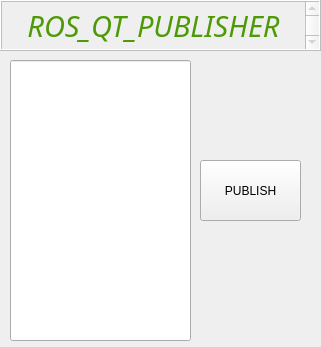
<?xml version="1.0" encoding="UTF-8"?>
<ui version="4.0">
 <class>MainWindowDesign</class>
 <widget class="QMainWindow" name="MainWindowDesign">
  <property name="geometry">
   <rect>
    <x>0</x>
    <y>0</y>
    <width>321</width>
    <height>347</height>
   </rect>
  </property>
  <property name="windowTitle">
   <string>Publisher</string>
  </property>
  <property name="windowIcon">
   <iconset resource="../resources/images.qrc">
    <normaloff>:/images/icon.png</normaloff>:/images/icon.png</iconset>
  </property>
  <property name="locale">
   <locale language="English" country="Australia"/>
  </property>
  <widget class="QWidget" name="centralwidget">
   <widget class="QTextEdit" name="Head">
    <property name="enabled">
     <bool>false</bool>
    </property>
    <property name="geometry">
     <rect>
      <x>0</x>
      <y>0</y>
      <width>321</width>
      <height>51</height>
     </rect>
    </property>
    <property name="font">
     <font>
      <family>Ubuntu Condensed</family>
      <italic>true</italic>
     </font>
    </property>
    <property name="acceptDrops">
     <bool>true</bool>
    </property>
    <property name="frameShape">
     <enum>QFrame::Box</enum>
    </property>
    <property name="frameShadow">
     <enum>QFrame::Raised</enum>
    </property>
    <property name="html">
     <string>&lt;!DOCTYPE HTML PUBLIC &quot;-//W3C//DTD HTML 4.0//EN&quot; &quot;http://www.w3.org/TR/REC-html40/strict.dtd&quot;&gt;
&lt;html&gt;&lt;head&gt;&lt;meta name=&quot;qrichtext&quot; content=&quot;1&quot; /&gt;&lt;style type=&quot;text/css&quot;&gt;
p, li { white-space: pre-wrap; }
&lt;/style&gt;&lt;/head&gt;&lt;body style=&quot; font-family:'Ubuntu Condensed'; font-size:11pt; font-weight:400; font-style:italic;&quot;&gt;
&lt;p align=&quot;center&quot; dir='rtl' style=&quot; margin-top:0px; margin-bottom:0px; margin-left:0px; margin-right:0px; -qt-block-indent:0; text-indent:0px;&quot;&gt;&lt;span style=&quot; font-family:'Ubuntu'; font-size:22pt; color:#4e9a06;&quot;&gt;ROS_QT_PUBLISHER&lt;/span&gt;&lt;/p&gt;&lt;/body&gt;&lt;/html&gt;</string>
    </property>
   </widget>
   <widget class="QPushButton" name="pubBtn">
    <property name="geometry">
     <rect>
      <x>200</x>
      <y>160</y>
      <width>101</width>
      <height>61</height>
     </rect>
    </property>
    <property name="text">
     <string>PUBLISH</string>
    </property>
   </widget>
   <widget class="QLineEdit" name="pubMsg">
    <property name="geometry">
     <rect>
      <x>10</x>
      <y>60</y>
      <width>181</width>
      <height>281</height>
     </rect>
    </property>
   </widget>
  </widget>
  <action name="action_Quit">
   <property name="text">
    <string>&amp;Quit</string>
   </property>
   <property name="shortcut">
    <string>Ctrl+Q</string>
   </property>
   <property name="shortcutContext">
    <enum>Qt::ApplicationShortcut</enum>
   </property>
  </action>
  <action name="action_Preferences">
   <property name="text">
    <string>&amp;Preferences</string>
   </property>
  </action>
  <action name="actionAbout">
   <property name="text">
    <string>&amp;About</string>
   </property>
  </action>
  <action name="actionAbout_Qt">
   <property name="text">
    <string>About &amp;Qt</string>
   </property>
  </action>
 </widget>
 <resources>
  <include location="../resources/images.qrc"/>
 </resources>
 <connections>
  <connection>
   <sender>action_Quit</sender>
   <signal>triggered()</signal>
   <receiver>MainWindowDesign</receiver>
   <slot>close()</slot>
   <hints>
    <hint type="sourcelabel">
     <x>-1</x>
     <y>-1</y>
    </hint>
    <hint type="destinationlabel">
     <x>399</x>
     <y>299</y>
    </hint>
   </hints>
  </connection>
 </connections>
</ui>
